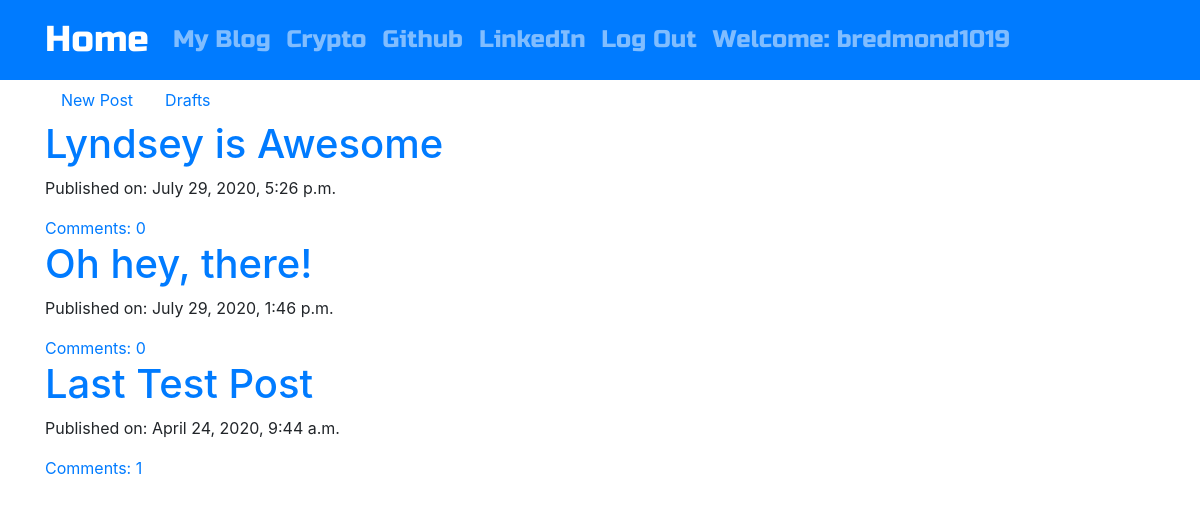
The app's page / (signed in) with its own data.
### blog/models.py (models this page shows, shortened)
class Post(models.Model):
    author = models.ForeignKey('auth.User', on_delete = models.CASCADE)
    title = models.CharField(max_length = 200)
    text = models.TextField()
    created_date = models.DateTimeField(default = timezone.now)
    published_date = models.DateTimeField(blank = True, null = True)
    def approve_comments(self):
        return self.comments.filter(approved_comment = True)

### blog/views.py (the view)
# urls.py: path('', views.PostListView.as_view(), name = 'post_list'),
class PostListView(ListView):
    model = Post
    def get_queryset(self):
        return Post.objects.filter(published_date__lte = timezone.now()).order_by('-published_date') #-published with the '-' implied descending order instead of ascending

### blog/templates/blog/post_list.html
{% extends 'base.html' %}
{% block content %}
<div class="centerstage">
    {% if user.is_authenticated %}
    <nav class="nav">
    <a class="nav-item nav-link " href="{% url 'post_new' %}">New Post</a>
    <a class="nav-item nav-link " href="{% url 'post_draft_list' %}">Drafts</a>
    </nav>
    {% endif %}
    {% for post in post_list %}
        <div class="post">
            <h1><a href="{% url 'post_detail' pk=post.pk %}">{{ post.title }}</a></h1>
            <div class="date">
                <p>Published on: {{ post.published_date}}</p>
            </div>
            <a href="{% url 'post_detail' pk=post.pk %}">Comments: {{ post.approve_comments.count }}</a>
        </div>
    {% endfor %}
</div>
{% endblock content %}

### blog/templates/base.html (shortened to what this page needs)
<!DOCTYPE html>
{% load static %}
<html lang="en">
<head>
    <link rel="stylesheet" href="https://stackpath.bootstrapcdn.com/bootstrap/4.4.1/css/bootstrap.min.css"
>
    <link rel="stylesheet" href="//cdn.jsdelivr.net/npm/medium-editor@latest/dist/css/medium-editor.min.css" type="text/css"
        media="screen" charset="utf-8">
    <link rel="stylesheet" href="{% static 'css/blog.css' %}">
</head>
<body class="loader">
    <nav class="navbar navbar-expand-lg navbar-light bg-primary sticky-top navbar-dark techfont custom-navbar">
        <div class="container">
            <a class="navbar-brand bigbrand" href="{% url 'about' %}">Home</a>
            <div class="collapse navbar-collapse" id="navbarNavAltMarkup">
                <div class="navbar-nav">
                    <a class="nav-item nav-link" href="{% url 'post_list' %}">My Blog</a>
                    <a class="nav-item nav-link" href="{% url 'crypto' %}">Crypto</a>
                    <a class="nav-item nav-link" href="https://github.com/bredmond1019" target = "_blank">Github</a>
                    <a class="nav-item nav-link" href="www.linkedin.com/in/bredmond1019">LinkedIn</a>
                        {% if user.is_authenticated %}
                        <a class="nav-item nav-link " href="{% url 'logout' %}">Log Out</a>
                        <a class="nav-item nav-link " href="#">Welcome: {{ user.username }}</a>
                        {% else %}
                        <a class="nav-item nav-link" href="{% url 'login' %}"><i class="fas fa-user"></i></a>
                        {% endif %}
                </div>
            </div>
        </div>
    </nav>
    <div class="container">
        <div class="row">
            <div class="col-md-8">
                <div class="blog_posts">
                    {% block content %}
                    {% endblock content %}
                </div>
            </div>
        </div>
    </div>
</body>
</html>

### blog/static/css/blog.css (style rules this page uses)
.techfont { font-family: 'Russo One', sans-serif; font-size: 1.5em; }
.bigbrand { font-size: 1.5em; }
.centerstage { margin-left: auto; margin-right: auto; }

### records on screen
Post: title "Lyndsey is Awesome", published_date "July 29, 2020, 5:26 p.m.", approve_comments.count "0"
Post: title "Oh hey, there!", published_date "July 29, 2020, 1:46 p.m.", approve_comments.count "0"
Post: title "Last Test Post", published_date "April 24, 2020, 9:44 a.m.", approve_comments.count "1"

### other values on screen
{{ user.username }} "bredmond1019"
